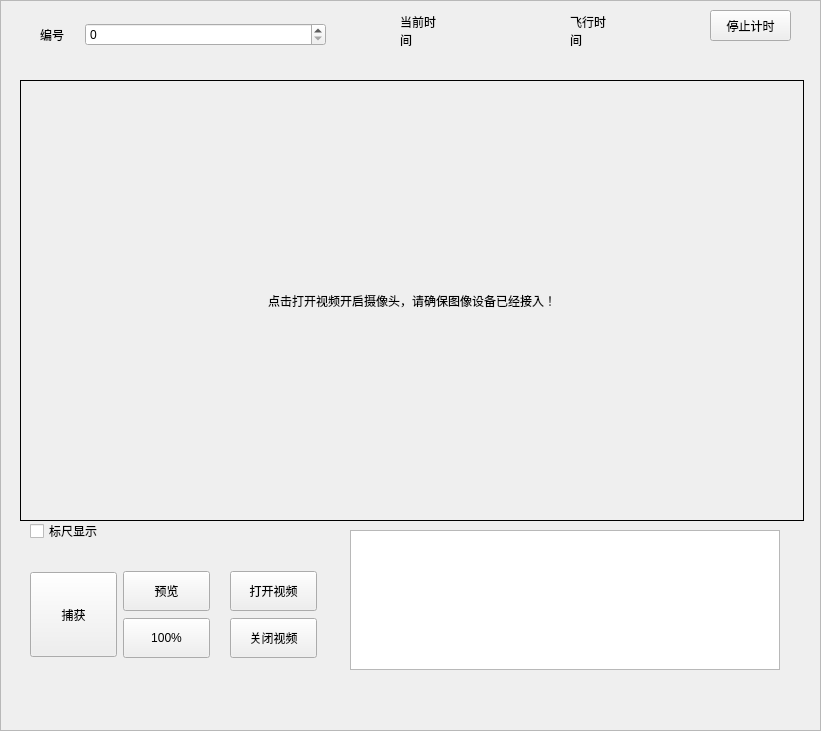
     <widget class="QFrame" name="frame_Video">
      <property name="geometry">
       <rect>
        <x>-10</x>
        <y>-1</y>
        <width>821</width>
        <height>731</height>
       </rect>
      </property>
      <property name="minimumSize">
       <size>
        <width>800</width>
        <height>720</height>
       </size>
      </property>
      <property name="frameShape">
       <enum>QFrame::StyledPanel</enum>
      </property>
      <property name="frameShadow">
       <enum>QFrame::Raised</enum>
      </property>
      <widget class="QLabel" name="label_23">
       <property name="geometry">
        <rect>
         <x>400</x>
         <y>10</y>
         <width>41</width>
         <height>41</height>
        </rect>
       </property>
       <property name="autoFillBackground">
        <bool>false</bool>
       </property>
       <property name="text">
        <string>当前时间</string>
       </property>
       <property name="wordWrap">
        <bool>true</bool>
       </property>
      </widget>
      <widget class="QLabel" name="label_System_Time">
       <property name="geometry">
        <rect>
         <x>450</x>
         <y>20</y>
         <width>91</width>
         <height>21</height>
        </rect>
       </property>
       <property name="text">
        <string/>
       </property>
      </widget>
      <widget class="QLabel" name="label_24">
       <property name="geometry">
        <rect>
         <x>570</x>
         <y>10</y>
         <width>41</width>
         <height>41</height>
        </rect>
       </property>
       <property name="text">
        <string>飞行时间</string>
       </property>
       <property name="wordWrap">
        <bool>true</bool>
       </property>
      </widget>
      <widget class="QLabel" name="label_Flying_Time">
       <property name="geometry">
        <rect>
         <x>630</x>
         <y>20</y>
         <width>71</width>
         <height>21</height>
        </rect>
       </property>
       <property name="text">
        <string/>
       </property>
      </widget>
      <widget class="QPushButton" name="pushButton_Reset_FlyingTime">
       <property name="geometry">
        <rect>
         <x>710</x>
         <y>10</y>
         <width>81</width>
         <height>31</height>
        </rect>
       </property>
       <property name="cursor">
        <cursorShape>PointingHandCursor</cursorShape>
       </property>
       <property name="text">
        <string>停止计时</string>
       </property>
      </widget>
      <widget class="QWidget" name="layoutWidget_9">
       <property name="geometry">
        <rect>
         <x>40</x>
         <y>20</y>
         <width>331</width>
         <height>29</height>
        </rect>
       </property>
       <layout class="QHBoxLayout" name="horizontalLayout_19">
        <property name="spacing">
         <number>15</number>
        </property>
        <item>
         <widget class="QLabel" name="label_30">
          <property name="minimumSize">
           <size>
            <width>30</width>
            <height>0</height>
           </size>
          </property>
          <property name="maximumSize">
           <size>
            <width>30</width>
            <height>16777215</height>
           </size>
          </property>
          <property name="text">
           <string>编号</string>
          </property>
         </widget>
        </item>
        <item>
         <widget class="QSpinBox" name="spinBox_Num">
          <property name="maximum">
           <number>429496729</number>
          </property>
         </widget>
        </item>
        <item>
         <widget class="QLabel" name="label_Yepian">
          <property name="minimumSize">
           <size>
            <width>30</width>
            <height>0</height>
           </size>
          </property>
          <property name="maximumSize">
           <size>
            <width>30</width>
            <height>16777215</height>
           </size>
          </property>
          <property name="text">
           <string/>
          </property>
         </widget>
        </item>
       </layout>
      </widget>
      <widget class="QWidget" name="layoutWidget_11">
       <property name="geometry">
        <rect>
         <x>30</x>
         <y>570</y>
         <width>180</width>
         <height>90</height>
        </rect>
       </property>
       <layout class="QHBoxLayout" name="horizontalLayout_20">
        <item>
         <widget class="QPushButton" name="pushButton_Capture_Video">
          <property name="minimumSize">
           <size>
            <width>0</width>
            <height>85</height>
           </size>
          </property>
          <property name="maximumSize">
           <size>
            <width>16777215</width>
            <height>85</height>
           </size>
          </property>
          <property name="cursor">
           <cursorShape>PointingHandCursor</cursorShape>
          </property>
          <property name="text">
           <string>捕获</string>
          </property>
         </widget>
        </item>
        <item>
         <layout class="QVBoxLayout" name="verticalLayout_26">
          <item>
           <widget class="QPushButton" name="pushButton_Preview">
            <property name="minimumSize">
             <size>
              <width>0</width>
              <height>40</height>
             </size>
            </property>
            <property name="cursor">
             <cursorShape>PointingHandCursor</cursorShape>
            </property>
            <property name="text">
             <string>预览</string>
            </property>
           </widget>
          </item>
          <item>
           <widget class="QPushButton" name="pushButton_Image_Recovery">
            <property name="minimumSize">
             <size>
              <width>0</width>
              <height>40</height>
             </size>
            </property>
            <property name="sizeIncrement">
             <size>
              <width>0</width>
              <height>0</height>
             </size>
            </property>
            <property name="text">
             <string>100%</string>
            </property>
           </widget>
          </item>
         </layout>
        </item>
       </layout>
      </widget>
      <widget class="QCheckBox" name="checkBox_Ruler">
       <property name="geometry">
        <rect>
         <x>30</x>
         <y>520</y>
         <width>98</width>
         <height>22</height>
        </rect>
       </property>
       <property name="text">
        <string>标尺显示</string>
       </property>
      </widget>
      <widget class="QWidget" name="layoutWidget_12">
       <property name="geometry">
        <rect>
         <x>230</x>
         <y>570</y>
         <width>87</width>
         <height>91</height>
        </rect>
       </property>
       <layout class="QVBoxLayout" name="verticalLayout_27">
        <item>
         <widget class="QPushButton" name="pushButton_Open_Video">
          <property name="minimumSize">
           <size>
            <width>0</width>
            <height>40</height>
           </size>
          </property>
          <property name="maximumSize">
           <size>
            <width>16777215</width>
            <height>40</height>
           </size>
          </property>
          <property name="cursor">
           <cursorShape>PointingHandCursor</cursorShape>
          </property>
          <property name="text">
           <string>打开视频</string>
          </property>
         </widget>
        </item>
        <item>
         <widget class="QPushButton" name="pushButton_Close_Video">
          <property name="minimumSize">
           <size>
            <width>0</width>
            <height>40</height>
           </size>
          </property>
          <property name="maximumSize">
           <size>
            <width>16777215</width>
            <height>40</height>
           </size>
          </property>
          <property name="cursor">
           <cursorShape>PointingHandCursor</cursorShape>
          </property>
          <property name="text">
           <string>关闭视频</string>
          </property>
         </widget>
        </item>
       </layout>
      </widget>
      <widget class="QListWidget" name="listWidget">
       <property name="geometry">
        <rect>
         <x>350</x>
         <y>530</y>
         <width>430</width>
         <height>140</height>
        </rect>
       </property>
       <property name="minimumSize">
        <size>
         <width>430</width>
         <height>140</height>
        </size>
       </property>
       <property name="maximumSize">
        <size>
         <width>430</width>
         <height>140</height>
        </size>
       </property>
       <property name="cursor" stdset="0">
        <cursorShape>PointingHandCursor</cursorShape>
       </property>
       <property name="autoScrollMargin">
        <number>16</number>
       </property>
       <property name="verticalScrollMode">
        <enum>QAbstractItemView::ScrollPerItem</enum>
       </property>
       <property name="flow">
        <enum>QListView::LeftToRight</enum>
       </property>
       <property name="viewMode">
        <enum>QListView::IconMode</enum>
       </property>
      </widget>
      <widget class="QLabel" name="label_Camera">
       <property name="geometry">
        <rect>
         <x>20</x>
         <y>80</y>
         <width>784</width>
         <height>441</height>
        </rect>
       </property>
       <property name="minimumSize">
        <size>
         <width>784</width>
         <height>441</height>
        </size>
       </property>
       <property name="maximumSize">
        <size>
         <width>5000</width>
         <height>3000</height>
        </size>
       </property>
       <property name="mouseTracking">
        <bool>true</bool>
       </property>
       <property name="layoutDirection">
        <enum>Qt::LeftToRight</enum>
       </property>
       <property name="autoFillBackground">
        <bool>true</bool>
       </property>
       <property name="frameShape">
        <enum>QFrame::Box</enum>
       </property>
       <property name="text">
        <string>点击打开视频开启摄像头，请确保图像设备已经接入！</string>
       </property>
       <property name="scaledContents">
        <bool>false</bool>
       </property>
       <property name="alignment">
        <set>Qt::AlignCenter</set>
       </property>
      </widget>
     </widget>
